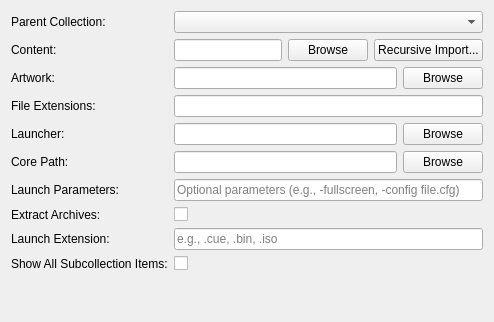
         <widget class="QWidget" name="configurationTab">
          <attribute name="title">
           <string>Configuration</string>
          </attribute>
          <layout class="QVBoxLayout" name="configurationTabLayout">
           <item>
            <layout class="QFormLayout" name="configFormLayout">
             <item row="0" column="0">
              <widget class="QLabel" name="label_parentCollection">
               <property name="text">
                <string>Parent Collection:</string>
               </property>
              </widget>
             </item>
             <item row="0" column="1">
              <widget class="QComboBox" name="parentCollectionComboBox">
               <property name="sizePolicy">
                <sizepolicy hsizetype="Expanding" vsizetype="Fixed">
                 <horstretch>0</horstretch>
                 <verstretch>0</verstretch>
                </sizepolicy>
               </property>
               <property name="toolTip">
                <string>Select parent collection to make this a subcollection</string>
               </property>
              </widget>
             </item>
             <item row="1" column="0">
              <widget class="QLabel" name="label_romDir">
               <property name="text">
                <string>Content:</string>
               </property>
              </widget>
             </item>
             <item row="1" column="1">
              <layout class="QHBoxLayout" name="contentDirLayout">
               <item>
                <widget class="QLineEdit" name="mediaDirLineEdit"/>
               </item>
               <item>
                <widget class="QPushButton" name="browseMediaDirButton">
                 <property name="text">
                  <string>Browse</string>
                 </property>
                </widget>
               </item>
               <item>
                <widget class="QPushButton" name="recursiveImportContentButton">
                 <property name="toolTip">
                  <string>Create subcollections matching the directory structure</string>
                 </property>
                 <property name="text">
                  <string>Recursive Import...</string>
                 </property>
                </widget>
               </item>
              </layout>
             </item>
             <item row="2" column="0">
              <widget class="QLabel" name="label_artworkDir">
               <property name="text">
                <string>Artwork:</string>
               </property>
              </widget>
             </item>
             <item row="2" column="1">
              <layout class="QHBoxLayout" name="artworkDirLayout">
               <item>
                <widget class="QLineEdit" name="artworkDirLineEdit"/>
               </item>
               <item>
                <widget class="QPushButton" name="browseArtworkDirButton">
                 <property name="text">
                  <string>Browse</string>
                 </property>
                </widget>
               </item>
              </layout>
             </item>
             <item row="3" column="0">
              <widget class="QLabel" name="label_fileExtensions">
               <property name="text">
                <string>File Extensions:</string>
               </property>
              </widget>
             </item>
             <item row="3" column="1">
              <widget class="QLineEdit" name="fileExtensionsLineEdit">
               <property name="toolTip">
                <string>Comma-separated list of file extensions to include</string>
               </property>
              </widget>
             </item>
             <item row="4" column="0">
              <widget class="QLabel" name="label_launcher">
               <property name="text">
                <string>Launcher:</string>
               </property>
              </widget>
             </item>
             <item row="4" column="1">
              <layout class="QHBoxLayout" name="launcherLayout">
               <item>
                <widget class="QLineEdit" name="launcherLineEdit"/>
               </item>
               <item>
                <widget class="QPushButton" name="browseLauncherButton">
                 <property name="text">
                  <string>Browse</string>
                 </property>
                </widget>
               </item>
              </layout>
             </item>
             <item row="5" column="0">
              <widget class="QLabel" name="label_core">
               <property name="text">
                <string>Core Path:</string>
               </property>
              </widget>
             </item>
             <item row="5" column="1">
              <layout class="QHBoxLayout" name="coreLayout">
               <item>
                <widget class="QLineEdit" name="coreLineEdit">
                 <property name="toolTip">
                  <string>Path to RetroArch core file</string>
                 </property>
                </widget>
               </item>
               <item>
                <widget class="QPushButton" name="browseCoreButton">
                 <property name="text">
                  <string>Browse</string>
                 </property>
                </widget>
               </item>
              </layout>
             </item>
             <item row="6" column="0">
              <widget class="QLabel" name="label_launchParams">
               <property name="text">
                <string>Launch Parameters:</string>
               </property>
              </widget>
             </item>
             <item row="6" column="1">
              <widget class="QLineEdit" name="launchParamsLineEdit">
               <property name="toolTip">
                <string>Additional command-line parameters for the launcher</string>
               </property>
               <property name="placeholderText">
                <string>Optional parameters (e.g., -fullscreen, -config file.cfg)</string>
               </property>
              </widget>
             </item>
             <item row="7" column="0">
              <widget class="QLabel" name="label_extractArchives">
               <property name="text">
                <string>Extract Archives:</string>
               </property>
              </widget>
             </item>
             <item row="7" column="1">
              <widget class="QCheckBox" name="extractArchivesCheckBox">
               <property name="toolTip">
                <string>Extract archived content to a temporary directory before launching (for cores that don't support zipped content)</string>
               </property>
               <property name="text">
                <string/>
               </property>
               <property name="checked">
                <bool>false</bool>
               </property>
              </widget>
             </item>
             <item row="8" column="0">
              <widget class="QLabel" name="label_extractedExtension">
               <property name="text">
                <string>Launch Extension:</string>
               </property>
              </widget>
             </item>
             <item row="8" column="1">
              <widget class="QLineEdit" name="extractedExtensionLineEdit">
               <property name="toolTip">
                <string>File extension to launch from extracted archive (e.g., .cue, .bin, .iso)</string>
               </property>
               <property name="placeholderText">
                <string>e.g., .cue, .bin, .iso</string>
               </property>
              </widget>
             </item>
             <item row="9" column="0">
              <widget class="QLabel" name="label_showAllSubcollectionItems">
               <property name="text">
                <string>Show All Subcollection Items:</string>
               </property>
              </widget>
             </item>
             <item row="9" column="1">
              <widget class="QCheckBox" name="showAllSubcollectionItemsCheckBox">
               <property name="toolTip">
                <string>Mix items from subcollections with parent collection items, sorted alphabetically</string>
               </property>
               <property name="text">
                <string/>
               </property>
               <property name="checked">
                <bool>false</bool>
               </property>
              </widget>
             </item>
            </layout>
           </item>
           <item>
            <spacer name="configurationVerticalSpacer">
             <property name="orientation">
              <enum>Qt::Orientation::Vertical</enum>
             </property>
             <property name="sizeHint" stdset="0">
              <size>
               <width>20</width>
               <height>40</height>
              </size>
             </property>
            </spacer>
           </item>
          </layout>
         </widget>
